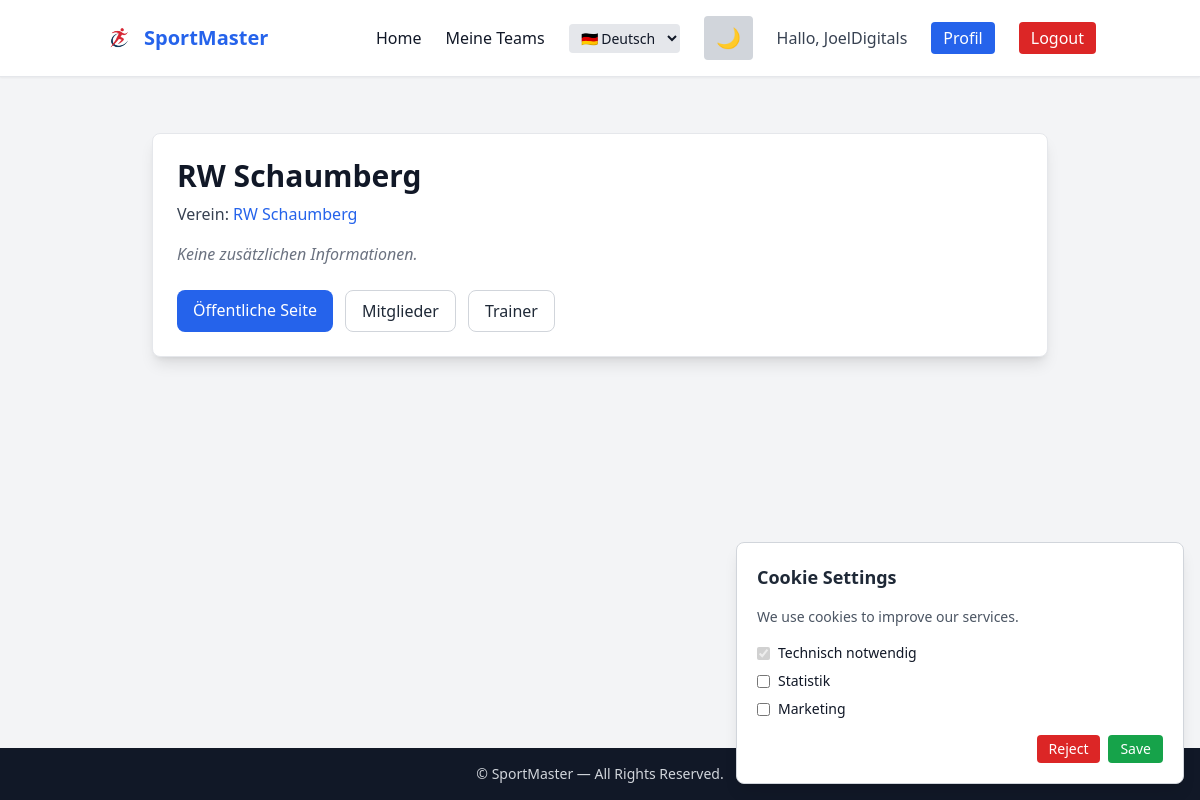
The app's page /team/rws-1/ (signed in) with its own data.
### accounts/models.py (models this page shows, shortened)
class CustomUser(AbstractUser):
    ROLE_CHOICES = [
        ("player", "Player"),
        ("referee", "Referee"),
        ("timekeeper", "Timekeeper / Secretary"),
        ("coach", "Coach"),
        ("club_admin", "Club Admin"),
        ("federation_admin", "Federation Admin"),
        ("global_admin", "Global Admin"),
    ]
    role = models.CharField(max_length=30, choices=ROLE_CHOICES, default="player")
    short_id = models.CharField(max_length=12, unique=True, null=True, blank=True)
    club = models.ForeignKey("club.Club", null=True, blank=True, on_delete=models.SET_NULL)
    federation = models.ForeignKey("federation.Federation", null=True, blank=True, on_delete=models.SET_NULL)

### team/models.py (models this page shows, shortened)
class Team(models.Model):
    name = models.CharField(max_length=255)
    club = models.ForeignKey("club.Club", on_delete=models.CASCADE)
    age_group = models.ForeignKey(AgeGroup, on_delete=models.SET_NULL, null=True)
    sport = models.ForeignKey(Sport, on_delete=models.SET_NULL, null=True)
    players = models.ManyToManyField("accounts.CustomUser", related_name="teams", blank=True)
    trainers = models.ManyToManyField("accounts.CustomUser", related_name="coached_teams", blank=True)
    cashier = models.ForeignKey(settings.AUTH_USER_MODEL, null=True, blank=True, on_delete=models.SET_NULL, related_name='cashier_for_teams')
    short_code = models.CharField(max_length=20, blank=True)
    created_at = models.DateTimeField(auto_now_add=True)
    updated_at = models.DateTimeField(auto_now=True)
    additional_info = models.TextField(null=True, blank=True)
    slug = models.SlugField(unique=True)

### club/models.py (models this page shows, shortened)
class Club(models.Model):
    name = models.CharField(max_length=255)
    federation = models.ForeignKey("federation.Federation", null=True, blank=True, on_delete=models.SET_NULL)
    address = models.TextField(blank=True)
    contact_email = models.EmailField(null=True,blank=True)
    phone = models.CharField(max_length=50, blank=True)
    slug = models.SlugField(unique=True)
    created_at = models.DateTimeField(auto_now_add=True)
    updated_at = models.DateTimeField(auto_now=True)
    additional_info = models.TextField(null=True, blank=True)
    website = models.URLField(null=True, blank=True)
    sport = models.ForeignKey(Sport, on_delete=models.SET_NULL, null=True)

### team/views.py (the view)
# urls.py: path("<slug:slug>/", views.team_detail, name="team_detail"),
@login_required
def team_detail(request, slug):
    team = get_object_or_404(Team, slug=slug)
    return render(request, "teams/team_detail.html", {"team": team})

### team/templates/teams/team_detail.html (shortened to what this page needs)
{% extends "base.html" %}
{% block content %}
<div class="max-w-4xl mx-auto mt-6 p-6 bg-white dark:bg-gray-800 border border-gray-200 dark:border-gray-700 rounded-lg shadow-lg">
    <h1 class="text-3xl font-bold text-gray-900 dark:text-gray-100 mb-2">
        {{ team.name }}
    </h1>
    <p class="text-gray-700 dark:text-gray-300 mb-4">
        Verein:
        <a href="{% url 'club_detail' team.club.slug %}"
           class="text-blue-600 dark:text-blue-400 hover:underline">
            {{ team.club.name }}
        </a>
    </p>
    {% if team.additional_info %}
        <div class="prose dark:prose-invert max-w-none mb-4">
            {{ team.additional_info|linebreaks }}
        </div>
    {% else %}
        <p class="text-gray-500 dark:text-gray-400 italic mb-4">
            Keine zusätzlichen Informationen.
        </p>
    {% endif %}
    <div class="flex flex-wrap gap-3 mt-6">
        <a href="{% url 'team_public' team.slug %}"
           class="px-4 py-2 rounded-lg bg-blue-600 text-white hover:bg-blue-700 transition">
            Öffentliche Seite
        </a>
        <a href="{% url 'team_detail_members' team.slug %}"
           class="px-4 py-2 rounded-lg border border-gray-300 dark:border-gray-600
                  text-gray-800 dark:text-gray-200 hover:bg-gray-100 dark:hover:bg-gray-700 transition">
            Mitglieder
        </a>
        <a href="{% url 'team_detail_trainer' team.slug %}"
           class="px-4 py-2 rounded-lg border border-gray-300 dark:border-gray-600
                  text-gray-800 dark:text-gray-200 hover:bg-gray-100 dark:hover:bg-gray-700 transition">
            Trainer
        </a>
    </div>
</div>
{% endblock %}

### accounts/templates/base.html (shortened to what this page needs)
{% load static %}
<!DOCTYPE html>
<html lang="{{ LANGUAGE_CODE|default:'de' }}" class="scroll-smooth">
<head>
    <script src="https://cdn.tailwindcss.com"></script>
</head>
<body class="bg-gray-100 dark:bg-gray-900 text-gray-900 dark:text-gray-200 min-h-screen flex flex-col transition-colors">
<nav class="bg-white dark:bg-gray-800 border-b border-gray-200 dark:border-gray-700 shadow-sm">
  <div class="container mx-auto px-4 py-4 flex items-center justify-between">
    <a href="{% url 'home' %}" class="flex items-center gap-2 text-xl font-bold text-blue-600 dark:text-blue-400">
        <img src="{% static 'images/logo.png' %}" class="h-8 w-auto">
        SportMaster
    </a>
    <div class="hidden md:flex items-center gap-6">
        <a href="{% url 'home' %}" class="hover:text-blue-500 dark:hover:text-blue-300 transition">Home</a>
        {% if user.is_authenticated %}
            <a href="{% url 'team_list' %}" class="hover:text-blue-500 dark:hover:text-blue-300 transition">Meine Teams</a>
        {% endif %}
        <select id="langSelector"
            class="bg-gray-200 dark:bg-gray-700 text-sm px-2 py-1 rounded focus:outline-none">
            <option value="de" {% if LANGUAGE_CODE == 'de' %}selected{% endif %}>🇩🇪 Deutsch</option>
        </select>
        <button id="themeToggle"
            class="px-3 py-2 rounded bg-gray-300 dark:bg-gray-700 hover:bg-gray-400 dark:hover:bg-gray-600 text-xl transition">
        </button>
        {% if user.is_authenticated %}
            <span class="text-gray-700 dark:text-gray-300">Hallo, {{ user.username }}</span>
            <a href="{% url 'profile' %}" class="px-3 py-1 rounded bg-blue-600 text-white hover:bg-blue-700 transition">Profil</a>
            <a href="{% url 'logout' %}" class="px-3 py-1 rounded bg-red-600 text-white hover:bg-red-700 transition">Logout</a>
        {% else %}
            <a href="{% url 'login' %}" class="px-3 py-1 rounded bg-blue-600 text-white hover:bg-blue-700 transition">Login</a>
            <a href="{% url 'register' %}" class="px-3 py-1 rounded bg-green-600 text-white hover:bg-green-700 transition">Registrieren</a>
        {% endif %}
    </div>
  </div>
</nav>
<div id="cookieBanner"
    class="fixed bottom-4 right-4 w-full max-w-md bg-white dark:bg-gray-800 shadow-lg border border-gray-300 dark:border-gray-700 p-5 rounded-lg space-y-4 hidden">
    <h3 class="text-lg font-semibold text-gray-800 dark:text-gray-200">
        {% if LANGUAGE_CODE == "de" %} Cookie-Einstellungen {% else %} Cookie Settings {% endif %}
    </h3>
    <p class="text-sm text-gray-600 dark:text-gray-300">
        {% if LANGUAGE_CODE == 'de' %}
            Wir verwenden Cookies, um unsere Dienste zu verbessern.
        {% else %}
            We use cookies to improve our services.
        {% endif %}
    </p>
    <div class="space-y-2 text-sm">
        <label class="flex items-center gap-2">
            <input type="checkbox" checked disabled>
            <span>Technisch notwendig</span>
        </label>
        <label class="flex items-center gap-2">
            <input type="checkbox" id="cookieStats">
            <span>Statistik</span>
        </label>
        <label class="flex items-center gap-2">
            <input type="checkbox" id="cookieMarketing">
            <span>Marketing</span>
        </label>
    </div>
    <div class="flex justify-end gap-2">
        <button id="rejectCookies"
                class="px-3 py-1 rounded bg-red-600 text-white hover:bg-red-700 text-sm">
            {% if LANGUAGE_CODE == 'de' %} Ablehnen {% else %} Reject {% endif %}
        </button>
        <button id="acceptCookies"
                class="px-3 py-1 rounded bg-green-600 text-white hover:bg-green-700 text-sm">
            {% if LANGUAGE_CODE == 'de' %} Speichern {% else %} Save {% endif %}
        </button>
    </div>
</div>
<main class="flex-grow container mx-auto px-4 py-8">
    {% block content %}{% endblock %}
</main>
<footer class="bg-gray-900 dark:bg-black text-gray-300 text-center py-4 text-sm mt-10">
  &copy; {{ now|date:"Y" }} SportMaster — All Rights Reserved.
</footer>
</body>
</html>

### records on screen
CustomUser: username "JoelDigitals"
Team: name "RW Schaumberg", club.name "RW Schaumberg"
